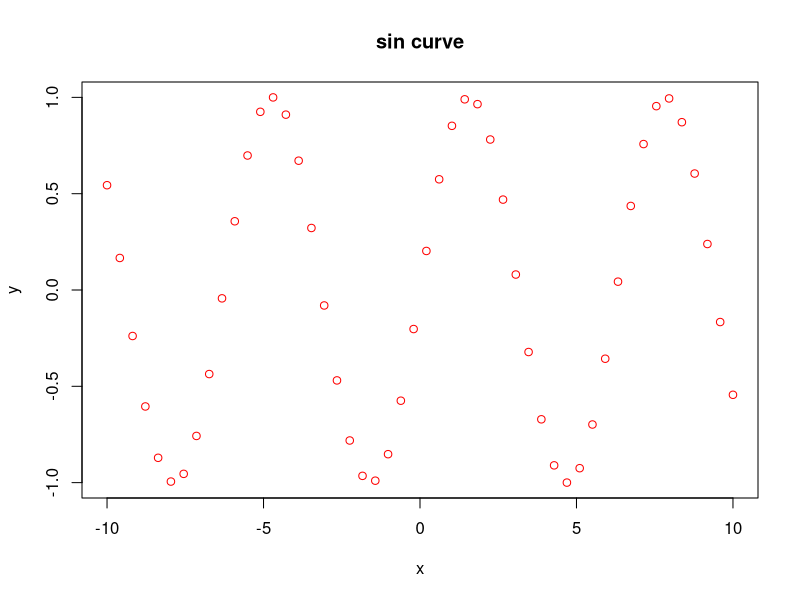
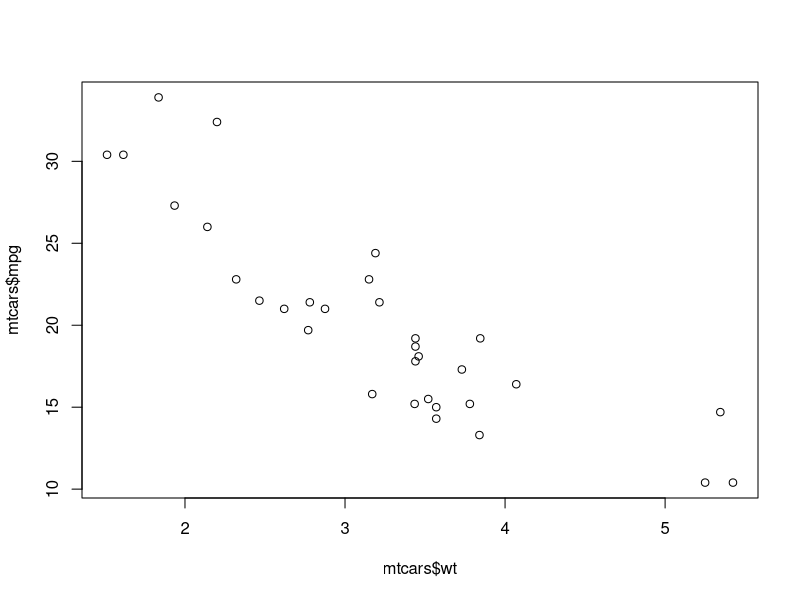
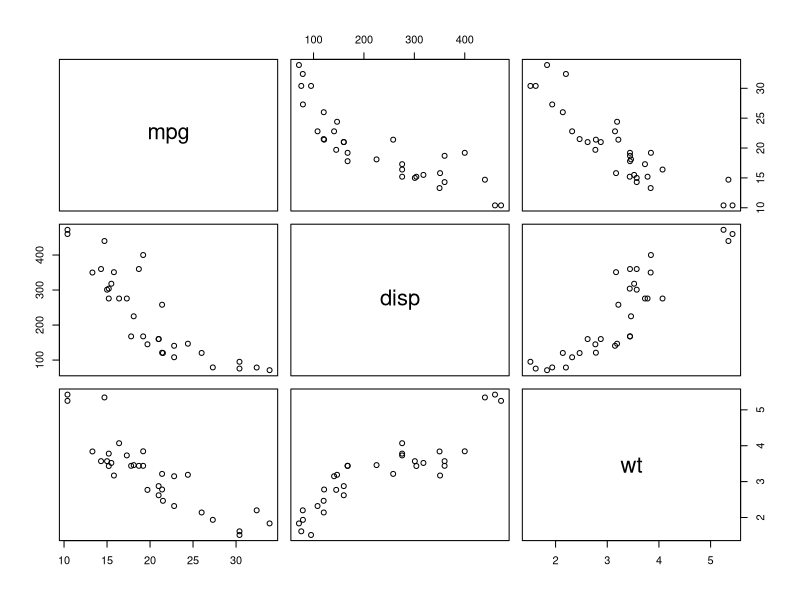
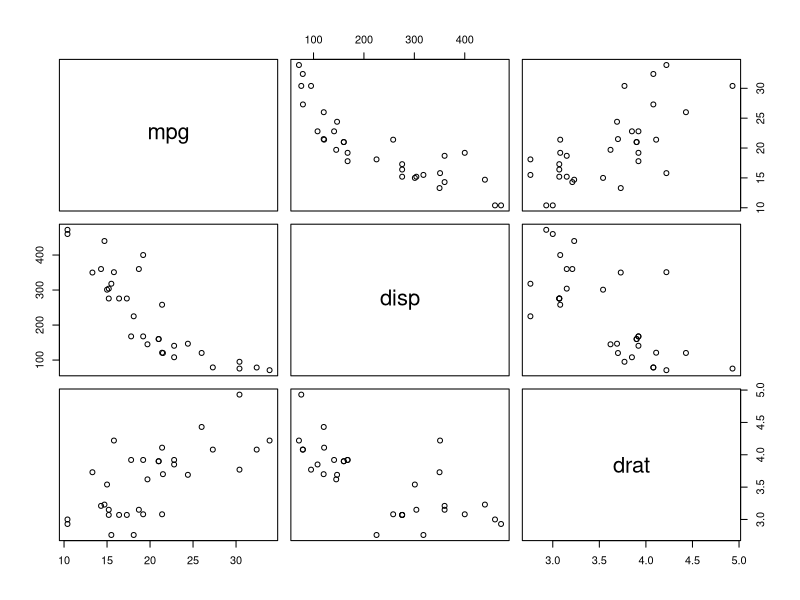
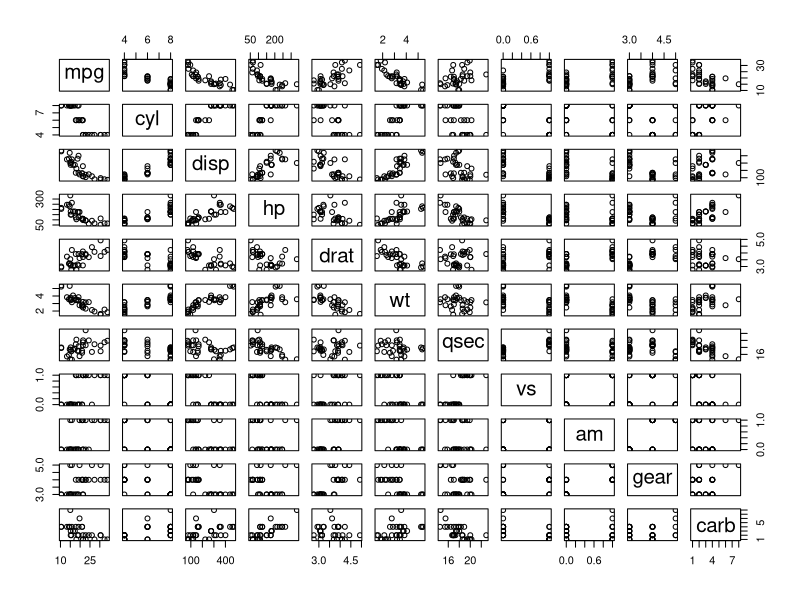
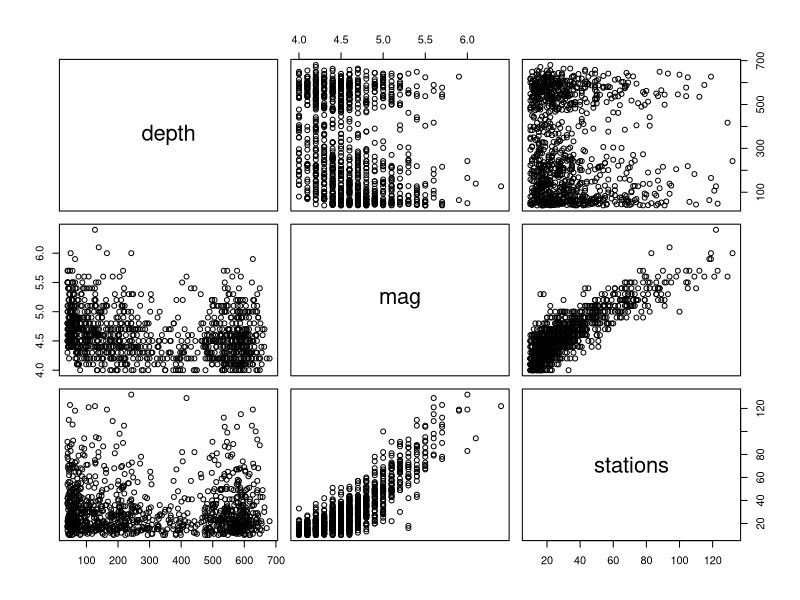
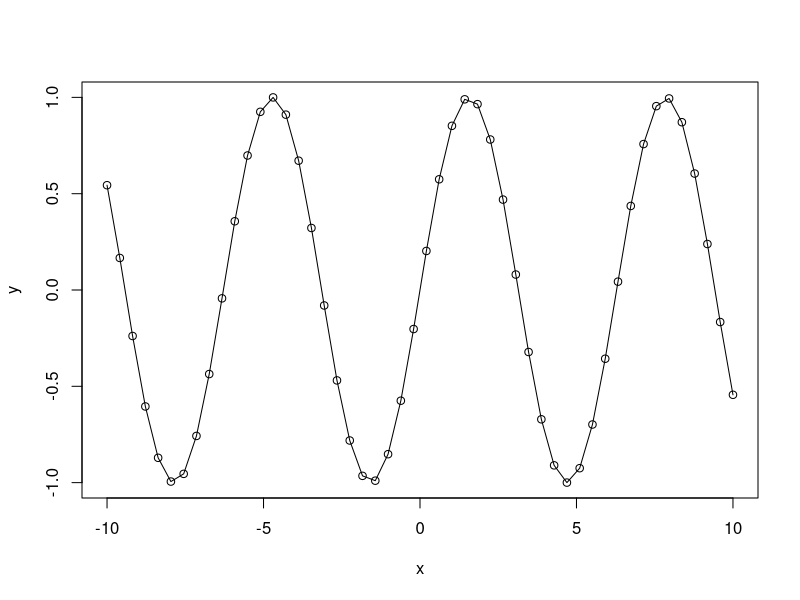
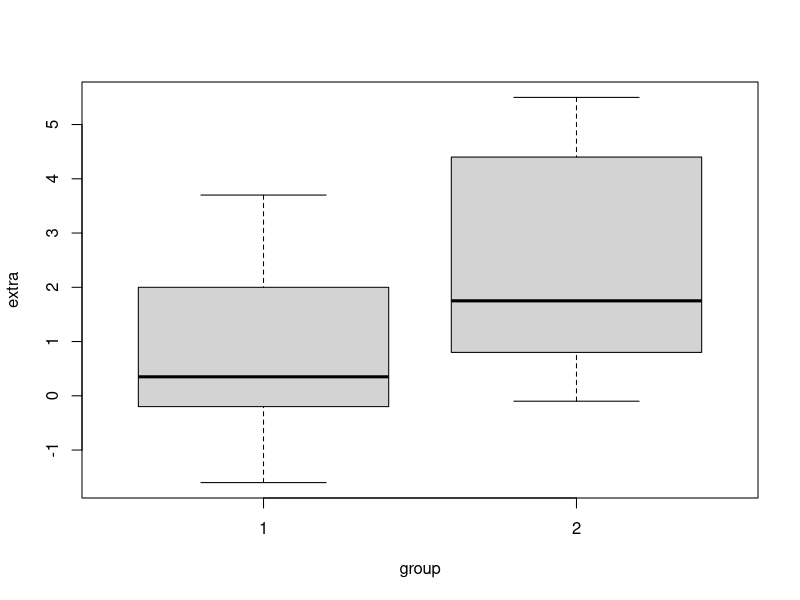

Generate these figures, in order, with R:
#-------------------------------------------------------------------------------
# Data Visualization with Basic R by Dr. Alvin Ang
#-------------------------------------------------------------------------------
# Using Basic R to Plot
#-------------------------------------------------------------------------------
#a) Scatter Plot 1

x <- seq(-10,10,length.out=50)
y <- sin(x)
plot(x,y,main='sin curve',xlab='x',ylab='y',col='red')

#-------------------------------------------------------------------------------
#b) Scatter Plot 2

plot(mtcars$wt, mtcars$mpg)

#-------------------------------------------------------------------------------
#c)(i) Pair Plot 1
plot(mtcars[c('mpg','disp','wt')])

#-------------------------------------------------------------------------------
#c)(ii) Pair Plot 2
plot(mtcars[c(1,3,5)])

#-------------------------------------------------------------------------------
#c)(iii) Pair Plot 3
plot(mtcars)

#-------------------------------------------------------------------------------
#c)(iv) Pair Plot 4
plot(quakes[c('depth','mag','stations')])

#-------------------------------------------------------------------------------
#d) Line Plot
x <- seq(-10,10,length.out=50) 
y <- sin(x)
plot(x,y)
lines(x,y)

#-------------------------------------------------------------------------------
#e)(i) Box Plot 1
boxplot(extra~group,data=sleep)

#-------------------------------------------------------------------------------
#e)(ii) Box Plot 2
boxplot(weight~feed, data=chickwts)

#-------------------------------------------------------------------------------
#f)(i) Bar Plot 1
a <-c(4,5,2,1)
barplot(a,col=c("yellow","red","blue","green"))


#-------------------------------------------------------------------------------
#f)(ii) Bar Plot 2
cars = mtcars$am
table(mtcars$am)
barplot(table(mtcars$am))


#-------------------------------------------------------------------------------
#g) Pie Chart 1
a <-c(4,5,2,1)
pie(a,col=c("yellow","red","blue","green"))

#-------------------------------------------------------------------------------
#h) Pie Chart 2
cars = table(mtcars$cyl)
pie(cars, col=c("yellow","red","blue"))
    
#-------------------------------------------------------------------------------
#i) Histogram 1
a <- rnorm(1000)
hist(a,breaks = c(-4,-2,0,2,4))

#-------------------------------------------------------------------------------
#j) Histogram 2
hist(mtcars$mpg, breaks=30)

#-------------------------------------------------------------------------------
#THE END
#-------------------------------------------------------------------------------